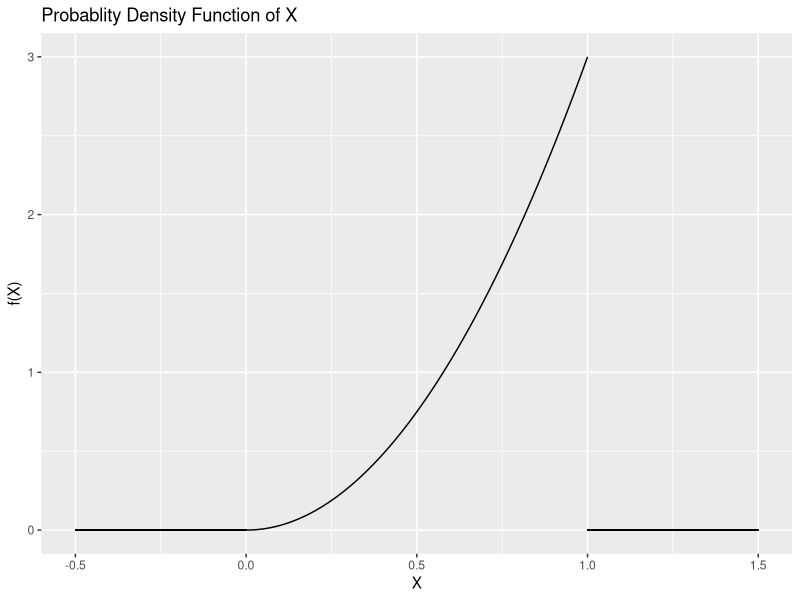
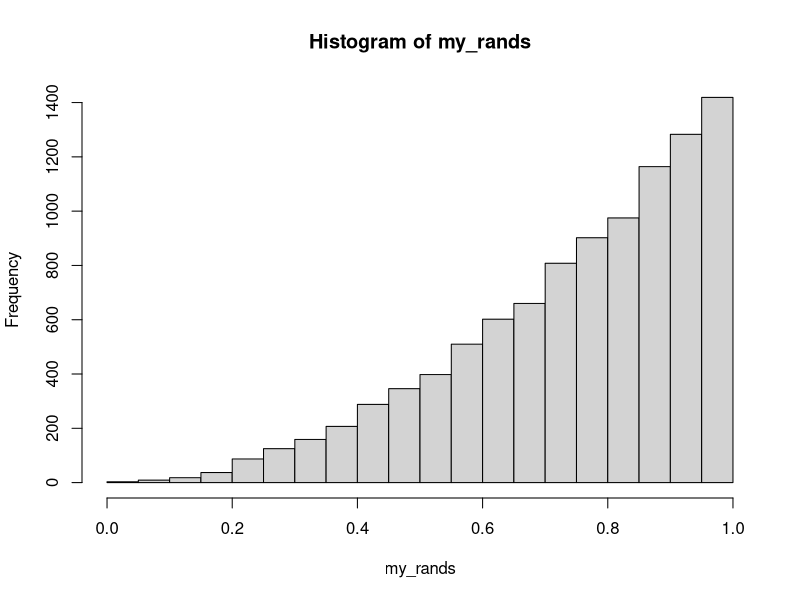
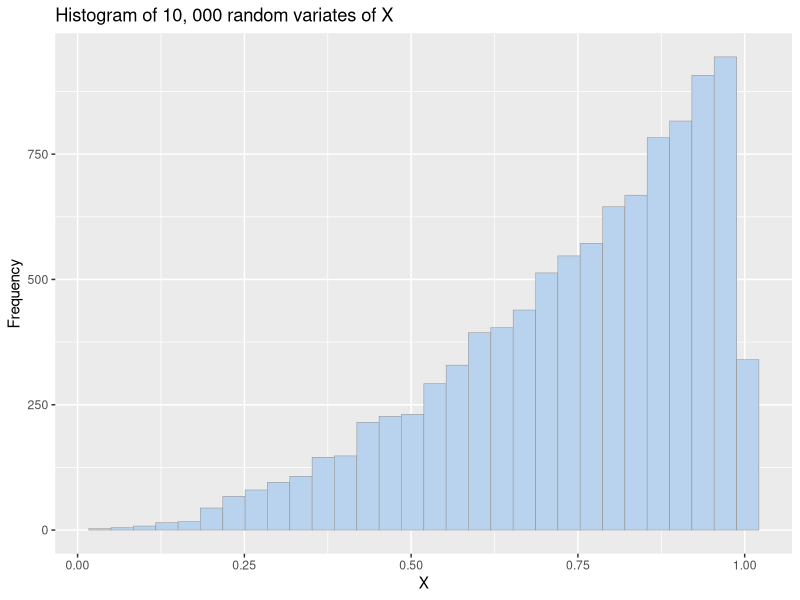
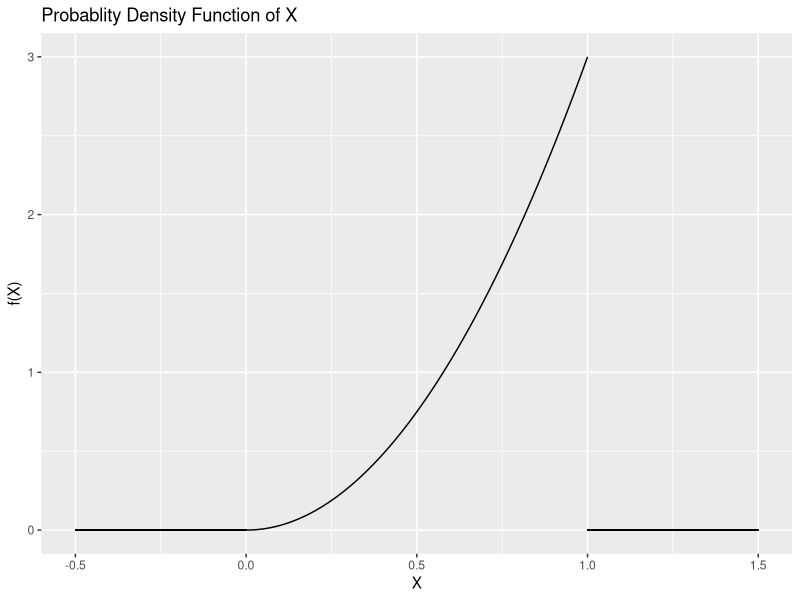
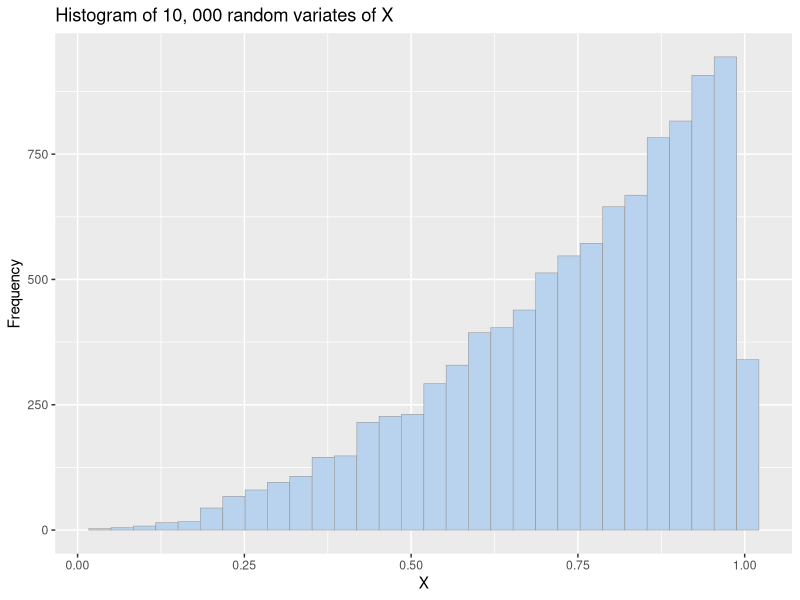

Reproduce these figures in R, in order.
########## Solutions to Homework 2 ##########
             #### Problem 4 ####
         ## @author: David Dobor ##

### first, simply plot the density: pdf 3*x^2*1(0,1).
library(ggplot2)
x <- 0:100/100
y <- 3*x^2
data <- data.frame(x,y)
g_densty <- ggplot(data, aes(x=data$x,y=data$y))
g_densty <- g_densty + geom_line()
# add line segments to the left of 0 and to the right of 1 on the x axis:
g_densty <- g_densty + geom_segment(mapping=(aes(x=1, y=0, xend=1.5, yend=0))) 
g_densty <- g_densty + geom_segment(mapping=(aes(x=-0.5, y=0, xend=0, yend=0)))
# add the title and axes labels
g_densty <- g_densty +
            xlab("X") +
            ylab("f(X)") +
            ggtitle("Probablity Density Function of X")
print(g_densty)
# save the plots
ggsave("./density.png", dpi=300)

### next, generate random samples from the distr with pdf 3*x^2*1(0,1).
### To generate these guys, first compute the cdf and find its inverse.
### Then generate uniform r.v.s and transform them with the inverse cdf.
### cdf(x) = u = x^3 => inverse_cdf(u) = u^(1/3) 
n <- 10000
my_rands <- runif(n)^(1/3)
hist(my_rands)
g_hist <- ggplot()
g_hist <- g_hist + geom_histogram(aes(x=my_rands),  fill="slategray2", color="grey60",size=0.2)
# add the title and axes labels
g_hist <- g_hist +
    xlab("X") +
    ylab("Frequency") +
    ggtitle("Histogram of 10, 000 random variates of X")
print(g_hist)

### finally, save the plots
ggsave("./histogram.png", dpi=300)


require(ggthemes)
#g_hist <- g_hist + theme_economist()
#ggsave("./histogram_economoist.png", dpi=300)

# g_densty <- g_densty + theme_economist()
# print(g_densty)
